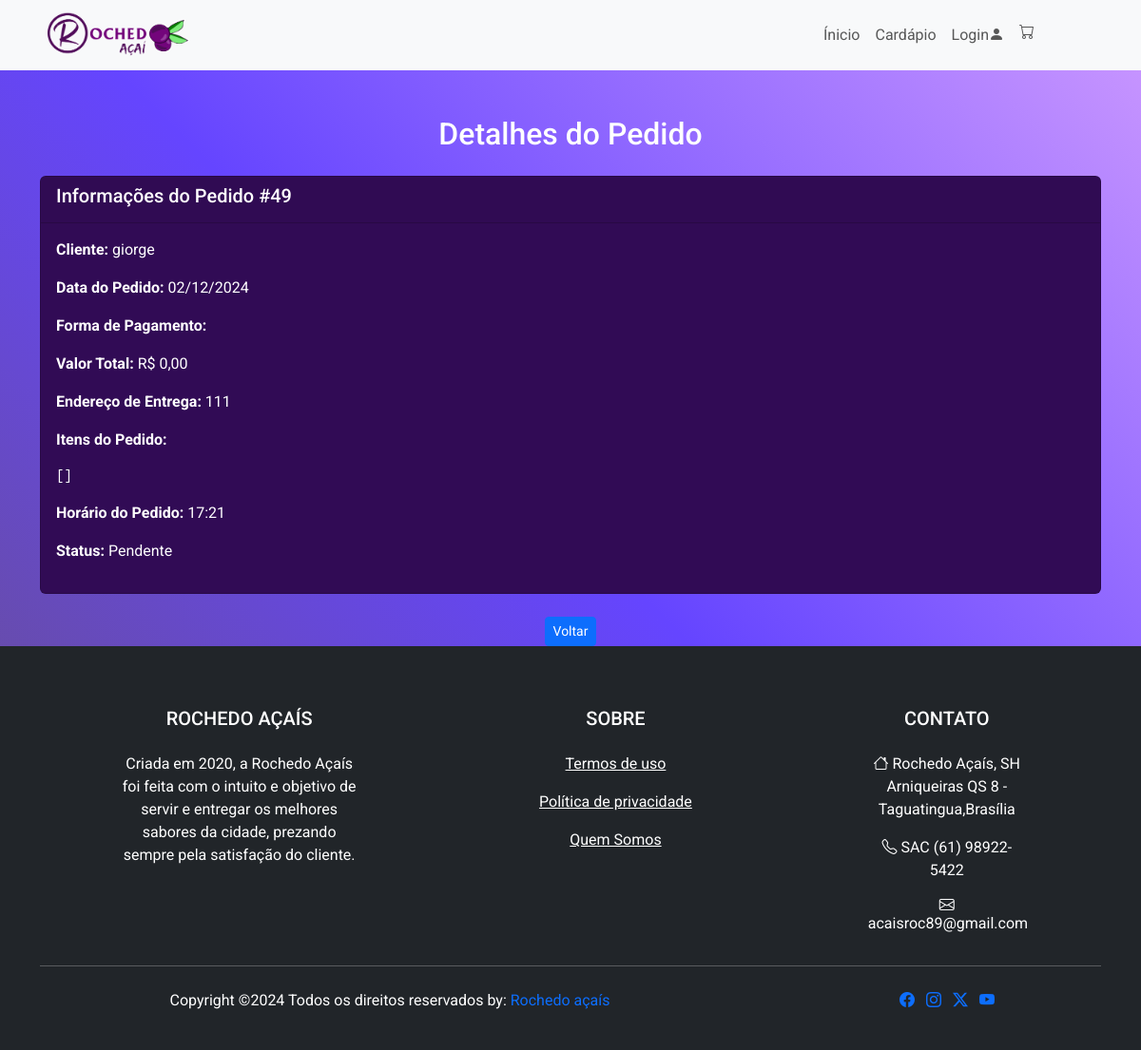
/tcc/detalhes_pedido.php?id=49, run on the app's committed database.
### tables this page shows
CREATE TABLE `pedido` (
  `id` int(11) NOT NULL,
  `data_pedido` date NOT NULL,
  `status` varchar(45) NOT NULL,
  `forma_pagamento` varchar(45) NOT NULL,
  `valor_total` decimal(10,2) NOT NULL,
  `horario_pedido` time NOT NULL,
  `cliente_idcliente` int(11) NOT NULL,
  `nota_fiscal_idnota_fiscal` int(11) NOT NULL,
  `endereco_cliente` varchar(255) NOT NULL,
  `itens_pedido` text NOT NULL
);

CREATE TABLE `cliente` (
  `idcliente` int(11) NOT NULL,
  `nome` varchar(45) NOT NULL,
  `senha` varchar(10) NOT NULL,
  `email` varchar(45) NOT NULL,
  `telefone` int(11) NOT NULL,
  `endereco` varchar(45) NOT NULL,
  `login_cliente` varchar(255) NOT NULL
);

### tcc/detalhes_pedido.php (the view, shortened to what this page needs)
<?php
include('navbar.php');
include('conexao.php');
if (isset($_GET['id']) && is_numeric($_GET['id'])) {
    $pedido_id = $_GET['id'];
    $sql = "
        SELECT
            pedido.id,
            pedido.data_pedido,
            pedido.status,
            pedido.forma_pagamento,
            pedido.valor_total,
            pedido.horario_pedido,
            pedido.endereco_cliente,
            pedido.itens_pedido,
            cliente.nome AS cliente_nome
        FROM
            pedido
        JOIN
            cliente
        ON
            pedido.cliente_idcliente = cliente.idcliente
        WHERE
            pedido.id = ?";
    $stmt = $conexao->prepare($sql);
    $stmt->bind_param('i', $pedido_id);
    $stmt->execute();
    $result = $stmt->get_result();
    if ($result->num_rows > 0) {
        $pedido = $result->fetch_assoc();
    } else {
        echo "<script>alert('Pedido não encontrado.'); window.location.href='pedidos_pendentes.php';</script>";
        exit();
    }
} else {
    echo "<script>alert('ID inválido.'); window.location.href='pedidos_pendentes.php';</script>";
    exit();
}
?>
<!DOCTYPE html>
<html lang="pt-br">
<head>
    <link href="https://cdn.jsdelivr.net/npm/bootstrap@5/dist/css/bootstrap.min.css" rel="stylesheet"
>
    <link rel="stylesheet" href="https://cdn.jsdelivr.net/npm/bootstrap-icons@1.11.3/font/bootstrap-icons.min.css">
</head>
<body>
    <div class="container mt-5">
        <h2 class="text-center">Detalhes do Pedido</h2>
        <div class="mt-4">
            <div class="card bg-cards">
                <div class="card-header">
                    <h5>Informações do Pedido #<?php echo $pedido['id']; ?></h5>
                </div>
                <div class="card-body">
                    <p><strong>Cliente:</strong> <?php echo $pedido['cliente_nome']; ?></p>
                    <p><strong>Data do Pedido:</strong> <?php echo date('d/m/Y', strtotime($pedido['data_pedido'])); ?></p>
                    <p><strong>Forma de Pagamento:</strong> <?php echo $pedido['forma_pagamento']; ?></p>
                    <p><strong>Valor Total:</strong> R$ <?php echo number_format($pedido['valor_total'], 2, ',', '.'); ?></p>
                    <p><strong>Endereço de Entrega:</strong> <?php echo $pedido['endereco_cliente']; ?></p>
                    <p><strong>Itens do Pedido:</strong></p>
                    <pre><?php echo $pedido['itens_pedido']; ?></pre>
                    <p><strong>Horário do Pedido:</strong> <?php echo date('H:i', strtotime($pedido['horario_pedido'])); ?></p>
                    <p><strong>Status:</strong> <?php echo ucfirst($pedido['status']); ?></p>
                </div>
            </div>
        </div>
        <div class="mt-4 text-center">
            <a href="pedidosPendente.php" class="btn btn-primary btn-sm">Voltar</a>
        </div>
    </div>
    <?php include 'footer.php'; ?>
</body>
</html>

### tcc/detalhes_pedido.php (style rules this page uses)
.bg-cards { color: white; background-color: rgb(49, 11, 85); }
body { background: linear-gradient(45deg, #685080, #6545FF, #CC99FF); font-family: "Roboto", sans-serif; color: white; }

### data on the page
pedido: id "49", cliente_idcliente.nome "giorge", data_pedido "02/12/2024", valor_total "0,00", endereco_cliente "111", itens_pedido "[]", horario_pedido "17:21", status "Pendente"
